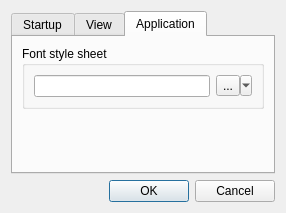
<?xml version="1.0" encoding="UTF-8"?>
<ui version="4.0">
 <class>Settings</class>
 <widget class="QDialog" name="Settings">
  <property name="geometry">
   <rect>
    <x>0</x>
    <y>0</y>
    <width>286</width>
    <height>204</height>
   </rect>
  </property>
  <property name="windowTitle">
   <string>Settings</string>
  </property>
  <property name="windowIcon">
   <iconset resource="resources.qrc">
    <normaloff>:/Icons/icons/Applications.png</normaloff>:/Icons/icons/Applications.png</iconset>
  </property>
  <layout class="QGridLayout" name="gridLayout_2">
   <item row="0" column="0">
    <widget class="QTabWidget" name="tabWidget">
     <property name="currentIndex">
      <number>2</number>
     </property>
     <widget class="QWidget" name="tabStartup">
      <attribute name="title">
       <string>Startup</string>
      </attribute>
      <layout class="QGridLayout" name="gridLayout_4">
       <item row="0" column="0">
        <widget class="QGroupBox" name="load_table_groupBox">
         <property name="title">
          <string>Automatic load table</string>
         </property>
         <property name="checkable">
          <bool>true</bool>
         </property>
         <property name="checked">
          <bool>false</bool>
         </property>
         <layout class="QGridLayout" name="gridLayout_3">
          <item row="0" column="0">
           <widget class="QComboBox" name="load_table_comboBox"/>
          </item>
         </layout>
        </widget>
       </item>
       <item row="2" column="0">
        <spacer name="verticalSpacer_2">
         <property name="orientation">
          <enum>Qt::Vertical</enum>
         </property>
         <property name="sizeHint" stdset="0">
          <size>
           <width>20</width>
           <height>40</height>
          </size>
         </property>
        </spacer>
       </item>
       <item row="1" column="0">
        <widget class="QCheckBox" name="updates_checkBox">
         <property name="text">
          <string>Check for updates</string>
         </property>
        </widget>
       </item>
      </layout>
     </widget>
     <widget class="QWidget" name="tabView">
      <attribute name="title">
       <string>View</string>
      </attribute>
      <layout class="QGridLayout" name="gridLayout_5">
       <item row="0" column="0">
        <widget class="QCheckBox" name="show_id_checkBox">
         <property name="text">
          <string>Show id everywhere</string>
         </property>
        </widget>
       </item>
       <item row="0" column="1">
        <spacer name="horizontalSpacer">
         <property name="orientation">
          <enum>Qt::Horizontal</enum>
         </property>
         <property name="sizeHint" stdset="0">
          <size>
           <width>40</width>
           <height>20</height>
          </size>
         </property>
        </spacer>
       </item>
       <item row="1" column="0" colspan="2">
        <widget class="QGroupBox" name="marking_groupBox">
         <property name="title">
          <string>Enable marking rows</string>
         </property>
         <property name="checkable">
          <bool>true</bool>
         </property>
         <property name="checked">
          <bool>false</bool>
         </property>
         <layout class="QGridLayout" name="gridLayout">
          <item row="1" column="1" colspan="2">
           <spacer name="horizontalSpacer_2">
            <property name="orientation">
             <enum>Qt::Horizontal</enum>
            </property>
            <property name="sizeHint" stdset="0">
             <size>
              <width>121</width>
              <height>18</height>
             </size>
            </property>
           </spacer>
          </item>
          <item row="0" column="0">
           <widget class="QPushButton" name="selected_pushButton">
            <property name="toolTip">
             <string>Click to change</string>
            </property>
            <property name="text">
             <string>Selected row</string>
            </property>
            <property name="autoDefault">
             <bool>false</bool>
            </property>
            <property name="flat">
             <bool>true</bool>
            </property>
           </widget>
          </item>
          <item row="0" column="1">
           <widget class="QPushButton" name="unselected_pushButton">
            <property name="toolTip">
             <string>Click to change</string>
            </property>
            <property name="text">
             <string>Unselected row</string>
            </property>
            <property name="autoDefault">
             <bool>false</bool>
            </property>
            <property name="flat">
             <bool>true</bool>
            </property>
           </widget>
          </item>
          <item row="1" column="0">
           <widget class="QCheckBox" name="marking_bold_checkBox">
            <property name="text">
             <string>Bold font</string>
            </property>
           </widget>
          </item>
         </layout>
        </widget>
       </item>
       <item row="2" column="0">
        <spacer name="verticalSpacer">
         <property name="orientation">
          <enum>Qt::Vertical</enum>
         </property>
         <property name="sizeHint" stdset="0">
          <size>
           <width>20</width>
           <height>13</height>
          </size>
         </property>
        </spacer>
       </item>
      </layout>
     </widget>
     <widget class="QWidget" name="tab">
      <attribute name="title">
       <string>Application</string>
      </attribute>
      <layout class="QGridLayout" name="gridLayout_7">
       <item row="0" column="0">
        <widget class="QGroupBox" name="font_groupBox">
         <property name="title">
          <string>Font style sheet</string>
         </property>
         <layout class="QGridLayout" name="gridLayout_6">
          <item row="0" column="0">
           <widget class="QLineEdit" name="font_lineEdit">
            <property name="readOnly">
             <bool>true</bool>
            </property>
           </widget>
          </item>
          <item row="0" column="1">
           <widget class="QToolButton" name="font_toolButton">
            <property name="text">
             <string>...</string>
            </property>
            <property name="popupMode">
             <enum>QToolButton::MenuButtonPopup</enum>
            </property>
           </widget>
          </item>
         </layout>
        </widget>
       </item>
       <item row="1" column="0">
        <spacer name="verticalSpacer_3">
         <property name="orientation">
          <enum>Qt::Vertical</enum>
         </property>
         <property name="sizeHint" stdset="0">
          <size>
           <width>20</width>
           <height>51</height>
          </size>
         </property>
        </spacer>
       </item>
      </layout>
     </widget>
    </widget>
   </item>
   <item row="1" column="0">
    <widget class="QDialogButtonBox" name="buttonBox">
     <property name="orientation">
      <enum>Qt::Horizontal</enum>
     </property>
     <property name="standardButtons">
      <set>QDialogButtonBox::Cancel|QDialogButtonBox::Ok</set>
     </property>
    </widget>
   </item>
  </layout>
  <action name="actionReset_font">
   <property name="text">
    <string>Reset font</string>
   </property>
   <property name="toolTip">
    <string>Reset font to defaults</string>
   </property>
  </action>
 </widget>
 <resources>
  <include location="resources.qrc"/>
 </resources>
 <connections>
  <connection>
   <sender>buttonBox</sender>
   <signal>accepted()</signal>
   <receiver>Settings</receiver>
   <slot>accept()</slot>
   <hints>
    <hint type="sourcelabel">
     <x>248</x>
     <y>254</y>
    </hint>
    <hint type="destinationlabel">
     <x>157</x>
     <y>274</y>
    </hint>
   </hints>
  </connection>
  <connection>
   <sender>buttonBox</sender>
   <signal>rejected()</signal>
   <receiver>Settings</receiver>
   <slot>reject()</slot>
   <hints>
    <hint type="sourcelabel">
     <x>316</x>
     <y>260</y>
    </hint>
    <hint type="destinationlabel">
     <x>286</x>
     <y>274</y>
    </hint>
   </hints>
  </connection>
 </connections>
</ui>
